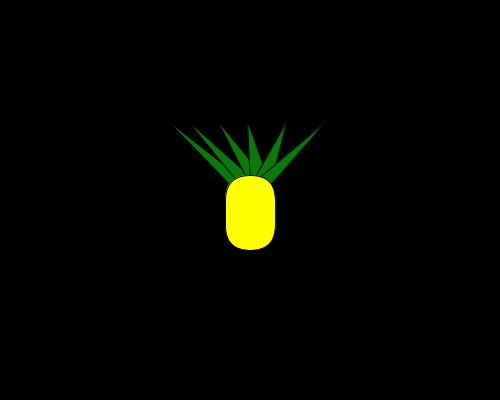
Frame 1 (no input)
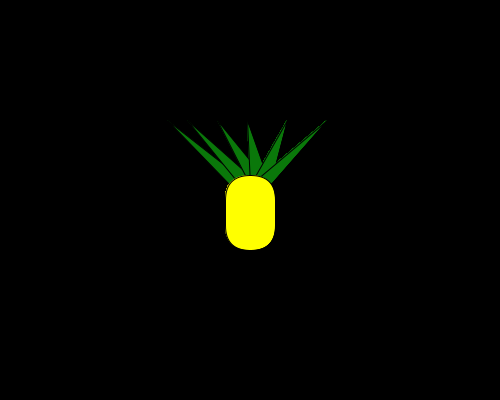
Frame 60 (the mouse pressed at the canvas centre just before this capture)
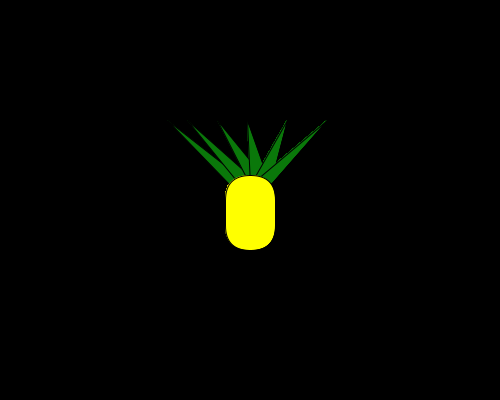
Frame 120 (the mouse held since frame 60 and released just before this capture)

The Processing sketch that drew these frames (run headless with seeded random() and noise(); from frame 60 on, the mouse is pressed at the canvas centre):

// Processing sketch: pineapple
// ── pineapple.pde
//Drawing a pineapple, and teaching the use of functions without parameters
void setup()
{
  size(500,400);
  background(0);
}

void draw()
{
  drawAPineapple();
}

void drawAPineapple()
{
  //Leaves
  fill(10, 120, 10);
  triangle(width/2 -20, height/2 -15, width/2 - width/6, height/2 - height/5, width/2, height/2 - 15);
  triangle(width/2 - 10, height/2 -15, width/2 - width/6 + 20, height/2 - height/5, width/2 +10, height/2 - 15);
  triangle(width/2, height/2 -15, width/2 - width/6 + 50, height/2 - height/5, width/2 +20, height/2 - 15);
  triangle(width/2, height/2 -15, width/2 - width/6 + 80, height/2 - height/5, width/2 +20, height/2 - 15);
  triangle(width/2, height/2 -15, width/2 - width/6 + 120, height/2 - height/5, width/2 +20, height/2 - 15);
  triangle(width/2, height/2 -15, width/2 - width/6 + 160, height/2 - height/5, width/2 +20, height/2 - 15);
  //Pineapple
  fill(255,255,0);
  rect(width/2-25, height/2-25, 50, 75,100);
}
